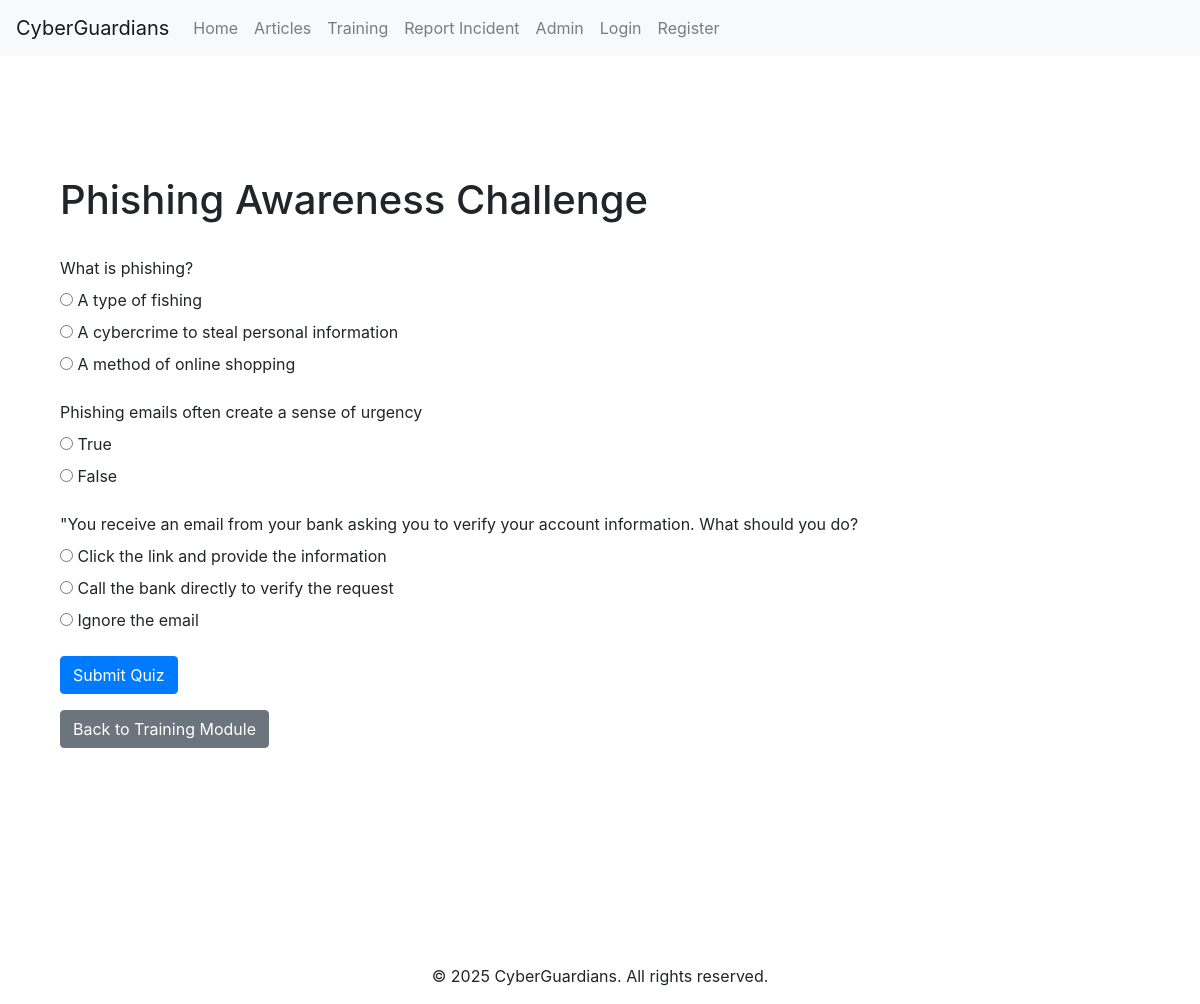
The app's page /quiz/1/ with its own data.
### main/models.py (models this page shows, shortened)
class quiz(models.Model):
    title = models.CharField(max_length=200, help_text="Title of the quiz.")
    training_module = models.ForeignKey(trainingModule, on_delete=models.CASCADE, related_name='quizzes', help_text="The training module this quiz belongs to.")
    created_at = models.DateTimeField(auto_now_add=True)
    updated_at = models.DateTimeField(auto_now=True)

class question(models.Model):
    quiz = models.ForeignKey(quiz, on_delete=models.CASCADE, related_name='questions', help_text="The quiz this question belongs to.")
    question_text = models.CharField(max_length=500, help_text="The text of the question.")

class answer(models.Model):
    question = models.ForeignKey(question, on_delete=models.CASCADE, related_name='answers', help_text="The question this answer belongs to.")
    answer_text = models.CharField(max_length=200, help_text="The text of the answer choice.")
    is_correct = models.BooleanField(default=False, help_text="Is this the correct answer?")

### main/views.py (the view)
# urls.py: path('quiz/<int:quiz_id>/', views.quiz_view, name='quiz'),
def quiz_view(request, quiz_id):
	quiz_instance = get_object_or_404(quiz, id=quiz_id)
	return render(request, 'quiz.html', {'quiz': quiz_instance})

### main/templates/quiz.html (shortened to what this page needs)
{% extends 'base.html' %}
{% block content %}
<br><Br>
   <div class="container mt-5">
        <h1>{{ quiz.title }}</h1>
        <br>
        <form method="post" action="{% url 'submit_quiz' quiz.id %}">
            {% for question in quiz.questions.all %}
                <div class="mb-3">
                    <label class="form-label">{{ question.question_text }}</label>
                    {% for answer in question.answers.all %}
                        <div>
                            <input type="radio" name="question_{{ question.id }}" value="{{ answer.id }}" id="answer_{{ answer.id }}">
                            <label for="answer_{{ answer.id }}">{{ answer.answer_text }}</label>
                        </div>
                    {% endfor %}
                </div>
            {% endfor %}
            <button type="submit" class="btn btn-primary">Submit Quiz</button>
        </form>
        <a href="{% url 'training' quiz.training_module.id %}" class="btn btn-secondary mt-3">Back to Training Module</a>
    </div>
<br><Br><br><br>
<br><Br><br><br>
{% endblock %}

### records on screen
quiz: title "Phishing Awareness Challenge"
question: question_text "What is phishing?"
answer: answer_text "A type of fishing"
answer: answer_text "A cybercrime to steal personal information"
answer: answer_text "A method of online shopping"
question: question_text "Phishing emails often create a sense of urgency"
answer: answer_text "True"
answer: answer_text "False"
question: question_text "\"You receive an email from your bank asking you to verify your account information. What should you do?"
answer: answer_text "Click the link and provide the information"
answer: answer_text "Call the bank directly to verify the request"
answer: answer_text "Ignore the email"
